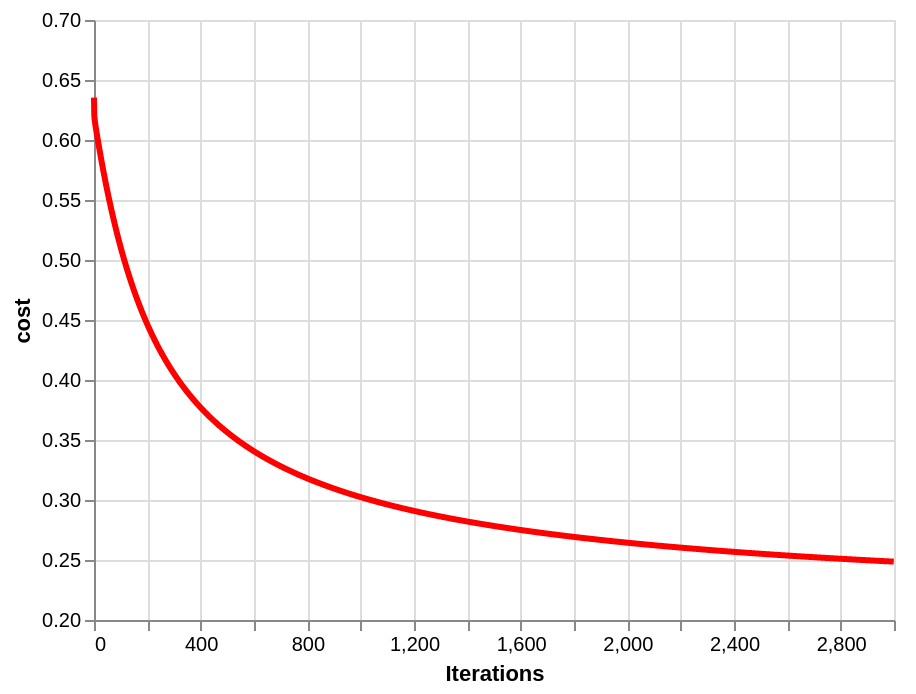

This figure's Vega-Lite source:
### Vega-Lite specification from a JSON file in a GitHub repository (floating-point values rounded to 4 significant figures; data arrays with more than 128 entries replaced by an {"elided": "..."} marker saying what was removed)
{"config": {"view": {"continuousWidth": 400, "continuousHeight": 300}}, "data": {"name": "data-a6ba107b3a20078f871f944d8d90fd42"}, "mark": {"type": "line", "color": "red", "size": 3}, "encoding": {"x": {"type": "quantitative", "field": "x", "title": "Iterations"}, "y": {"type": "quantitative", "field": "y", "scale": {"domain": [0.2, 0.7]}, "title": "cost"}}, "$schema": "https://vega.github.io/schema/vega-lite/v5.json", "datasets": {"data-a6ba107b3a20078f871f944d8d90fd42": {"elided": "3000 records"}}}
